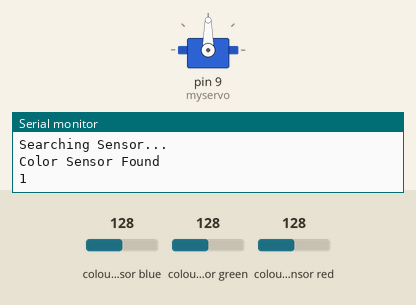
A sketch run on a simulated Arduino Uno, built with avr-gcc and run on an emulated ATmega328P. Parts: servo, the last lines printed to the serial monitor. The test bench sets the inputs (shaded band); at power-on: colour sensor blue 128, colour sensor green 128, colour sensor red 128.

Above: at 0.25 s.
At 12.85 s:
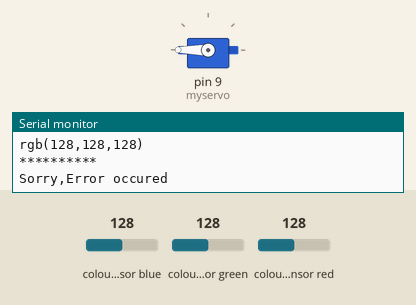
At 18.75 s:
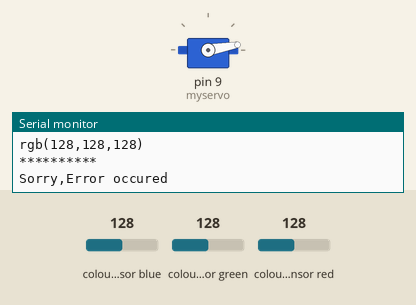
Timing chart, 0 to 24.4 s (numbered marks = the images above):
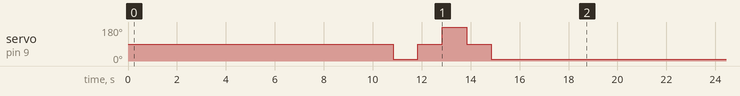

Measured:
- by itself, servo on pin 9 (myservo): repeats every 18.6 s: 90° 1.0 s, 180° 1.0 s, 90° 1.0 s, 10° 15.6 s

The sketch:

Best_with_Servo_Stack.ino
```cpp
#include <Servo.h>
#include <Wire.h>
#include "Adafruit_TCS34725.h"
Adafruit_TCS34725 tcs = Adafruit_TCS34725(TCS34725_INTEGRATIONTIME_50MS, TCS34725_GAIN_4X);
int stackR[5],stackG[5],stackB[5],sumB=0,sumG=0,sumR=0,avgR=0,avgG=0,avgB=0;
float g,b,r;
Servo myservo;
void setup(void) {
  // put your setup code here, to run once:
Serial.begin(9600);
myservo.attach(9);
  Serial.println("Color detection Project");
  delay(200);
  Serial.println("Searching Sensor...");
  if (tcs.begin()) {
    Serial.println("Color Sensor Found");
    }
   else {
    Serial.print("Buffering");
    delay(1000);
    Serial.println("..");
    Serial.println("Check your wire");
    while(1){
      Serial.println("Try again");
      delay(5000);
    } //halt!
  }
}

void loop(void) {
  // put your main code here, to run repeatedly:
  int sumB=0,sumG=0,sumR=0,avgR=0,avgG=0,avgB=0,R=0,G=0,B=0;
  tcs.setInterrupt(true);
  for(int i=1;i<6;i++){
  Serial.print(i);
  delay(2000);
  tcs.setInterrupt(false);      // turn on LED ==false *** turn off LED== true
  delay(60);
  tcs.getRGB(&r, &g, &b);
  tcs.setInterrupt(true);// change to act like photo flash
  stackR[i]=r;
  stackG[i]=g;
  stackB[i]=b;
  Serial.print("\tR:\t");
  Serial.print(stackR[i]);
  Serial.print("\tG:\t");
  Serial.print(stackG[i]);
  Serial.print("\tB:\t");
  Serial.print(stackB[i]);
  Serial.println("");
}
for(int i=1;i<6;i++){
  sumR=sumR+stackR[i];
  sumG=sumG+stackG[i];
  sumB=sumB+stackB[i];
}
avgR=sumR/5;
avgG=sumG/5;
avgB=sumB/5;
Serial.print("Average of R: ");
Serial.print(avgR);
Serial.print("     ");
Serial.print("Average of G: ");
Serial.print(avgG);
Serial.print("     ");
Serial.print("Average of B: ");
Serial.println(avgB);
R=avgR;
G=avgG;
B=avgB;
Serial.println("**********");
Serial.print("rgb(");
Serial.print(R);
Serial.print(",");
Serial.print(G);
Serial.print(",");
Serial.print(B);
Serial.println(")");
Serial.println("**********");
  if((R>170) && (G>20) && (B>20)&&(R<240) && (G<55) && (B<55)){
    Serial.println("Red");
    myservo.write(180);
    delay(1000);
  }
  else if((R>20) && (G>50) && (B>120)&&(R<50) && (G<90) && (B<190)){
    Serial.println("Blue");
    myservo.write(135);
    delay(1000);
  }
  else  if((R>110) && (G>70) && (B>20) && (R<130) && (G<100) && (B<50)){
    Serial.println("Yellow");
    myservo.write(20);
    delay(1000);
  }
   else  if((R>50) && (G>120) && (B>40) && (R<70) && (G<155) && (B<70)){
    Serial.println("Green");
    myservo.write(55);
    delay(1000);
  }
  else{
    Serial.println("Sorry,Error occured");
    myservo.write(10);
    delay(1000);
    myservo.write(90);
    delay(1000);
    myservo.write(180);
    delay(1000);
    myservo.write(90);
    delay(1000);
    myservo.write(10);
    delay(1000);
  }
  delay(3000);
}
```
